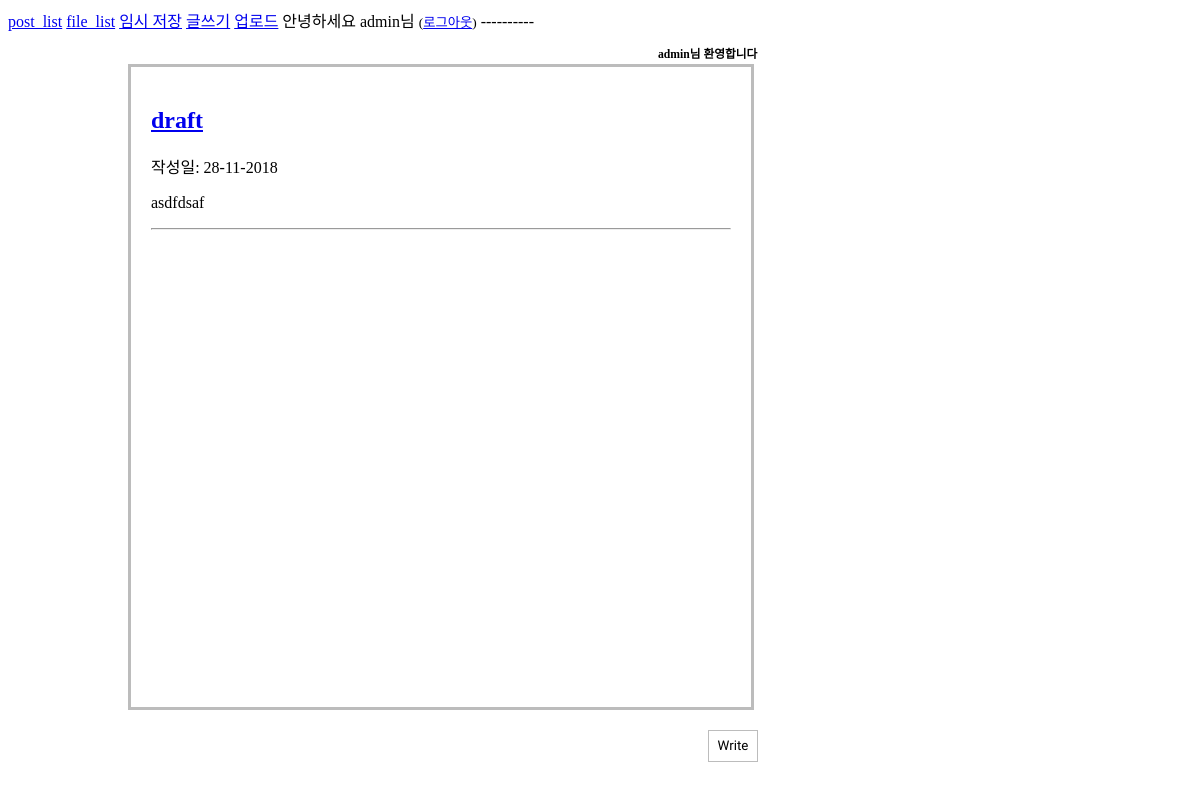
Page /drafts/ (signed in) on the committed database.
### blog/models.py (models this page shows, shortened)
class Post(models.Model):
    author = models.ForeignKey('auth.User', on_delete=models.CASCADE) #작성자
    title = models.CharField(max_length=200) #제목
    text = models.TextField() #본문
    created_date = models.DateTimeField(default=timezone.now) #작성일
    published_date = models.DateTimeField(blank=True, null=True) #게시일

### blog/views.py (the view)
# urls.py: url(r'^drafts/$', views.post_draft_list, name='post_draft_list'), #게시물 임시저장
@login_required
def post_draft_list(request):
    posts = Post.objects.filter(published_date__isnull=True).order_by('created_date')
    return render(request, 'blog/post_draft_list.html', {'posts': posts})

### blog/templates/blog/post_draft_list.html (shortened to what this page needs)
{% extends 'blog/base.html' %}
{% block content %}
<!doctype html>
<html lang = "ko">
<head>
</head>
<body>
  <div id = "inform">
    <h3>{{ user.username }}님 환영합니다</h3>
  </div>
  <div id="jb-content">
    {% for post in posts %}
    <div>
        <h2><a href="{% url 'post_detail' pk=post.pk %}">{{ post.title }}</a></h2>
        <p>작성일: {{ post.created_date|date:'d-m-Y' }}</p>
        <p>{{ post.text|truncatechars:200 }}</p>
        <hr>
    </div>
    {% endfor %}
  </div>
  <input type="button"  value="Write" id="write" onclick="window.location='{% url 'post_new' %}';">
</body>
</html>
{% endblock %}

### blog/templates/blog/base.html
{% load static %}
<a href="{% url 'post_list' %}">post_list</a>
<a href="{% url 'file_list' %}">file_list</a>
{% if user.is_authenticated %}
<a href="{% url 'post_draft_list' %}">임시 저장</a>
<a href="{% url 'post_new' %}">글쓰기</a>
<a href="{% url 'model_form_upload' %}">업로드</a>
안녕하세요 {{ user.username }}님 <small>(<a href="{% url 'logout' %}">로그아웃</a>)</small>
{% else %}
<a href="{% url 'login' %}">로그인</a>
{% endif %} ----------
{% block content %}
{% endblock %}

### blog/templates/blog/post_draft_list.html (style rules this page uses)
#jb-content { width: 580px; height: 600px; padding: 20px; margin-bottom: 20px; margin-left: 120px; border: 3px solid #bcbcbc; }
#write { font-family: 'Gloria Hallelujah', cursive; background-color: #ffffff; border: 1.5px solid #bcbcbc; width: 50px; height: 32px; margin-left: 700px; }
#inform { font-size: 10px; width: 120px; height: 20px; margin-left: 650px; }

### rows in the picture
Post: title "draft", created_date "28-11-2018", text "asdfdsaf"

### other values in the picture
{{ user.username }} "admin"
